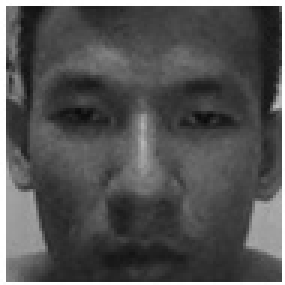
#> input picture dataSet/User.1.1.jpg, 95 x 95 px, given in place of the camera (shown 3 times larger)
$ python getData.py
#> lines starting #> are read from the running program, lines starting #| are printed output that depends on the picture
import cv2
import numpy as np
import sqlite3
import os
import mysql.connector


def InsertUpdateData(id, name, gender, dateofbirth, phonenumber):
    # conn = sqlite3.connect('/Users/Tuoi Tran/Desktop/python_winform/databaseface.db')

    conn = mysql.connector.connect(host = "localhost", user = "root", passwd = "123456", database="doan")
    cusror = conn.cursor()
    # select database
    cusror.execute("SELECT * FROM employee WHERE id="+ str(id))
    result = cusror.fetchall()
    # query = "SELECT * FROM face WHERE id="+ str(id)
    # cusror = conn.execute(query)

    isRecorExist = 0
    for x in result:
        isRecorExist = 1
    if(isRecorExist == 0):
       cusror.execute("INSERT INTO employee(id, name, gender, dateofbirth, phonenumber) VALUES("+ str(id) + ",'"+str(name)+"','"+str(gender)+"','"+str(dateofbirth)+"','"+str(phonenumber)+"')")
    else:
       cusror.execute("UPDATE employee SET name='" + str(name) + "', gender='" + str(gender) + "' , dateofbirth='" + str(dateofbirth) + "', phonenumber='" + str(phonenumber) + "'WHERE id="+str(id))
    # result.execute(query)
    conn.commit()
    conn.close()

#load tv
face_cascade = cv2.CascadeClassifier(cv2.data.haarcascades +'haarcascade_frontalface_alt.xml')
# m_face_cascade = cv2.CascadeClassifier(cv2.data.haarcascades +'haarcascade_eye_tree_eyeglasses.xml')
cap = cv2.VideoCapture(0)
cap.set(cv2.CAP_PROP_FRAME_WIDTH, 360)
cap.set(cv2.CAP_PROP_FRAME_HEIGHT, 240)
# [7 lines of commented-out code are left out]

sampleNum = 0

while(True):

    ret, frame = cap.read()
#> frame is the input picture: shape (95, 95, 3); min 11, max 255, mean 83.6
    frame_gray = cv2.cvtColor(frame,cv2.COLOR_BGR2GRAY)

    faces = face_cascade.detectMultiScale(
        frame_gray,
        1.1 , 4)
#> faces = [[5, 5, 85, 85]]
    for(x,y,w,h) in faces:

        cv2.rectangle(frame_gray,(x,y),(x+w, y+h), (255 ,0 , 0), 2)

        if not os.path.exists('dataSet'):
            os.makedirs('dataSet')

        sampleNum += 1

        cv2.imwrite('dataSet/User.' + str(id) + '.' + str(sampleNum) + '.jpg', frame_gray[y : y+h, x: x+w])
#> this loop made 1 pass
#> (x, y, w, h, sampleNum) on pass 1: (5, 5, 85, 85, 1)
#> pass 1, `cv2.imwrite('dataSet/User.' + str(id) + '.' + str(sampleNum) + '.jpg',..`:
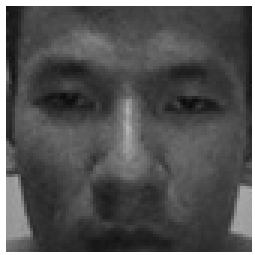
#> saved as User.<built-in function id>.1.jpg: shape (85, 85) (shown 3 times larger); min 11, max 255, mean 84.2
#> after the loop:
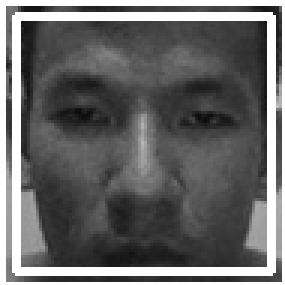
#> frame_gray: shape (95, 95) (shown 3 times larger); min 11, max 255, mean 104.1
#> after the loop, sampleNum = 1
    cv2.namedWindow('face',cv2.WINDOW_AUTOSIZE)
    processed_img = cv2.resize(frame_gray, (360, 240))
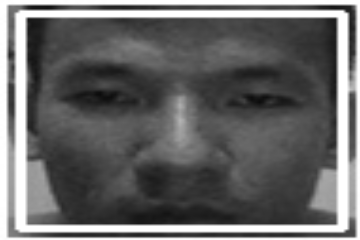
#> processed_img: shape (240, 360); min 11, max 255, mean 104
    cv2.imshow('face', frame_gray)
    cv2.waitKey(50)

    if  sampleNum > 50 :
        break
cap.release()
cv2.destroyAllWindows()

$ run again, on dataSet/User.1.10.jpg
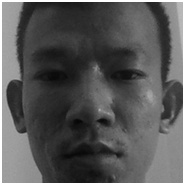
#> input picture dataSet/User.1.10.jpg, 184 x 184 px, given in place of the camera
#> frame is the input picture: shape (184, 184, 3); min 5, max 255, mean 86
#> faces = [[14, 11, 165, 165]]
#> the loop `for(x,y,w,h) in faces: ` made 1 pass
#> (x, y, w, h, sampleNum) on pass 1: (14, 11, 165, 165, 1)
#> after the loop `for(x,y,w,h) in faces:`:
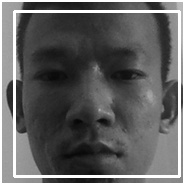
#> frame_gray: shape (184, 184); min 5, max 255, mean 94.8
#> after the loop `for(x,y,w,h) in faces:`: sampleNum = 1
#> `processed_img = cv2.resize(frame_gray, (360, 240))`:
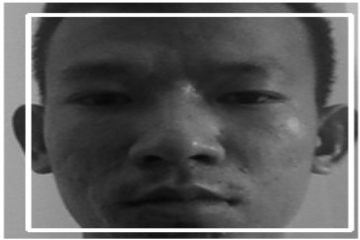
#> processed_img: shape (240, 360); min 5, max 255, mean 94.7
